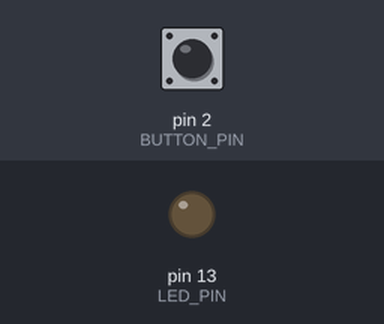
The sketch below on a simulated Arduino Uno, built with avr-gcc and run on an emulated ATmega328P. Shown: output pins drawn as LEDs (lit = HIGH). The inputs (shaded band) are chosen by the test bench; at power-on: pin 2 (BUTTON_PIN) HIGH.

Above: at 1.2 s.
1.3 s: pin 2 (BUTTON_PIN) pulled LOW for 0.15 s
At 1.37 s:
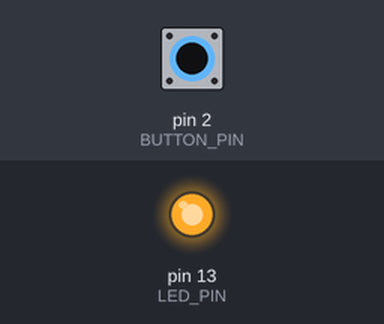
2.9 s: pin 2 (BUTTON_PIN) pulled LOW for 3.2 s
At 7.2 s:
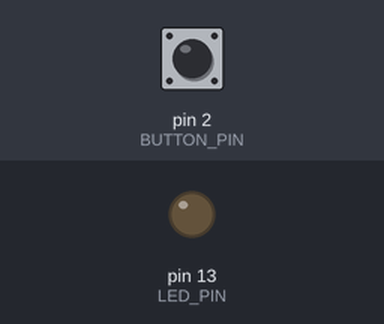
Timing chart, 0 to 8.7 s (numbered marks = the images above; inputs shaded):
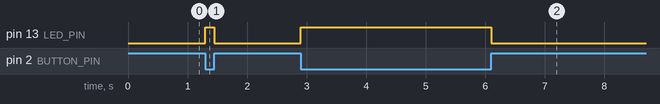

Measured:
- after the input at 1.3 s, pin 13 (LED_PIN): LOW → HIGH at once, → LOW 0.15 s later
- after the input at 2.9 s, pin 13 (LED_PIN): LOW → HIGH at once, → LOW 3.2 s later

The sketch:

Q04_Classroom_Light_Control.ino
```cpp
/*
  Q4 - Classroom Light Control

  Problem:
    A classroom light (LED) must be ON only while a push button is
    held down, and OFF when the button is released.

  Components:
    - Arduino UNO R3
    - 1 x LED
    - 1 x 220 ohm resistor
    - 1 x push button (no external resistor)

  Pin mapping:
    D13 -> 220 ohm -> LED anode (long leg), LED cathode -> GND
    D2  -> push button -> GND (diagonally opposite leg)

  Expected behaviour:
    Button pressed  -> LED ON
    Button released -> LED OFF

  Assumptions:
    Internal pull-up is used, so the button reads LOW when pressed.
*/

const int LED_PIN    = 13;
const int BUTTON_PIN = 2;

void setup() {
  pinMode(LED_PIN, OUTPUT);
  pinMode(BUTTON_PIN, INPUT_PULLUP);
}

void loop() {
  if (digitalRead(BUTTON_PIN) == LOW) {   // LOW = pressed
    digitalWrite(LED_PIN, HIGH);
  } else {
    digitalWrite(LED_PIN, LOW);
  }
}
```
